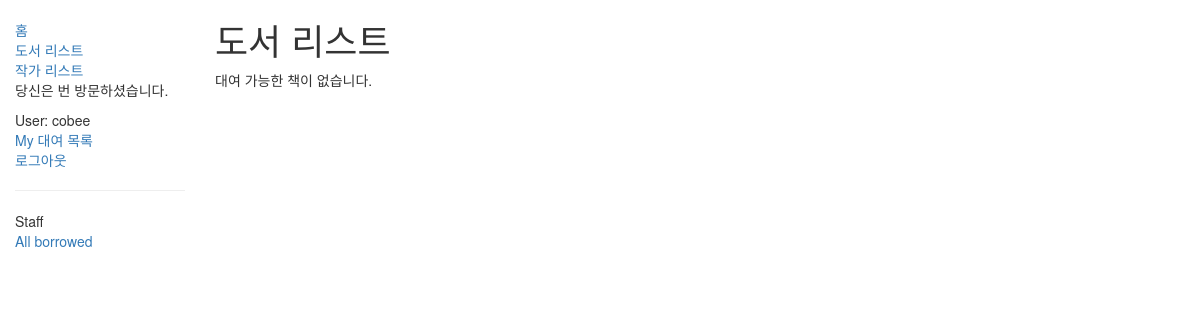
The app's page /catalog/books/ (signed in), older data.
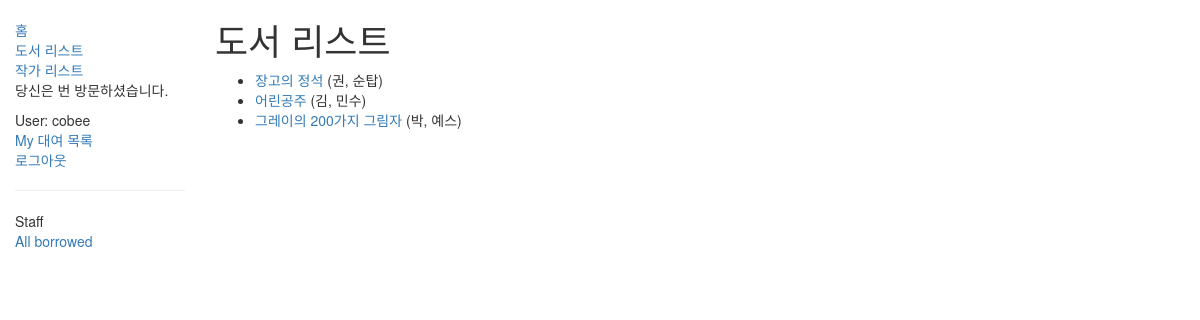
The same page, newer data.
### catalog/models.py (models this page shows, shortened)
class Book(models.Model):
	title = models.CharField(max_length=200)
	author = models.ForeignKey('Author', on_delete=models.SET_NULL, null=True)
	summary = models.TextField(max_length=1000, help_text="Enter a brief description of the book")
	isbn = models.CharField('ISBN', max_length=13, help_text='13 Character <a href="https://www.naver.com">ISBN number</a>')
	genre = models.ManyToManyField(Genre, help_text="Select a genre for this book")
	def get_absolute_url(self):
		return reverse('book-detail', args=[str(self.id)])
	def display_genre(self):
		return ', '.join([ genre.name for genre in self.genre.all()[:3] ])
	display_genre.short_description = 'Genre'

class Author(models.Model):
	first_name = models.CharField(max_length=100)
	last_name = models.CharField(max_length=100)
	date_of_birth = models.DateField(null=True, blank=True)
	date_of_death = models.DateField('Died', null=True, blank=True)
	def __str__(self):
		return '%s, %s' % (self.last_name, self.first_name)

### catalog/views.py (the view)
class BookListView(generic.ListView):
	model = Book

### catalog/templates/catalog/book_list.html
{% extends "base_generic.html" %}
{% block content %}
<h1>도서 리스트</h1>
	{% if book_list %}
		<ul>
			{% for book in book_list %}
			<li>
				<a href="{{ book.get_absolute_url }}">{{ book.title }}</a> ({{ book.author }})
			</li>
			{% endfor %}
		</ul>
	{% else %}
		<p>대여 가능한 책이 없습니다.</p>
	{% endif %}
{% endblock %}

Row changes from the older to the newer data that the page shows:
added Book: title "장고의 정석", author "권, 순탑"
added Book: title "어린공주", author "김, 민수"
added Book: title "그레이의 200가지 그림자", author "박, 예스"
Text that changed along with them:
text no longer shown: "대여 가능한 책이 없습니다."
